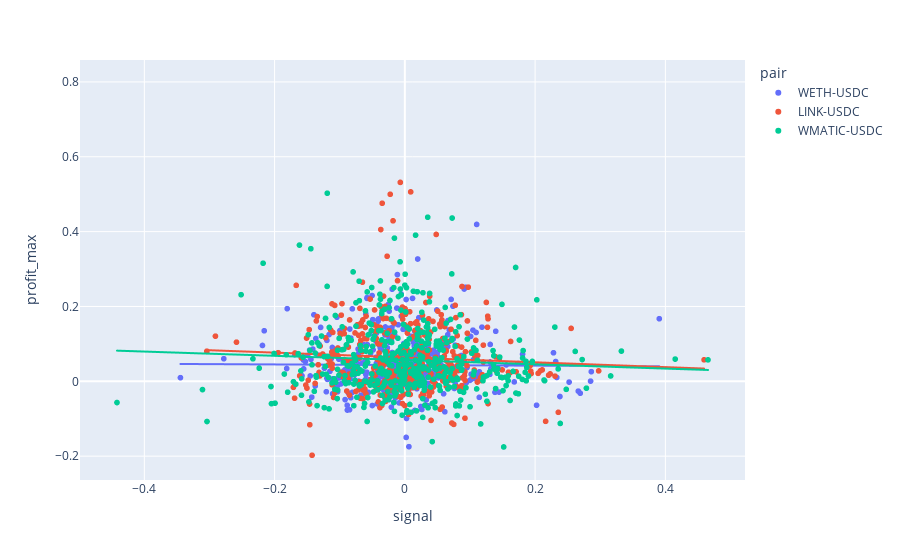
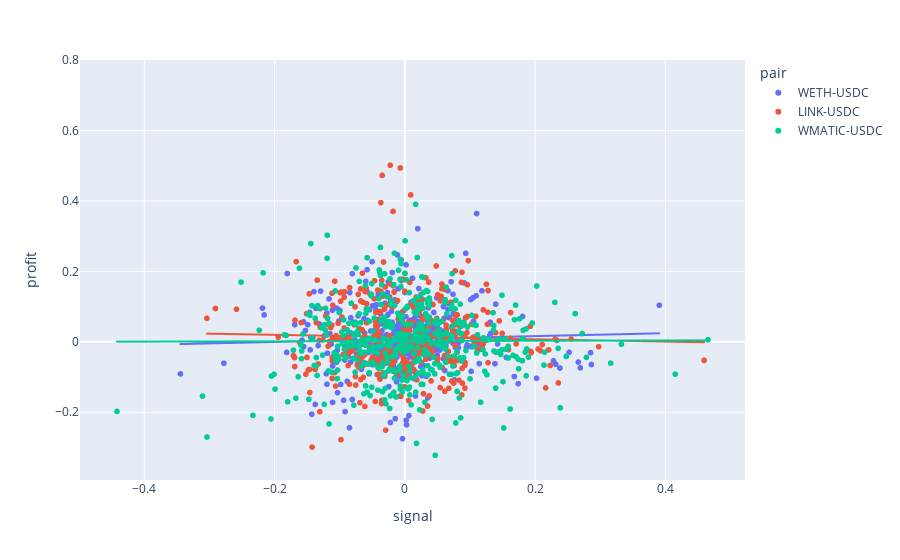

Source (notebook cell) for these figures, in order:
### Markdown cell above
## Plot signal vs. price samples

### Code cell
import plotly.express as px
fig = px.scatter(df, x="signal", y="profit_max", trendline="ols", color="pair")
fig.show()

fig = px.scatter(df, x="signal", y="profit", trendline="ols", color="pair")
fig.show()

### Figure 1 — Plotly figure (JSON) as saved in the notebook; plotly's stock layout.template omitted (floating-point values rounded to 4 significant figures; data arrays with more than 128 entries replaced by an {"elided": "..."} marker saying what was removed)
{"data": [{"hovertemplate": "pair=WETH-USDC<br>signal=%{x}<br>profit_max=%{y}<extra></extra>", "legendgroup": "WETH-USDC", "marker": {"color": "#636efa", "symbol": "circle"}, "mode": "markers", "name": "WETH-USDC", "showlegend": true, "type": "scattergl", "x": {"elided": "483 float values"}, "xaxis": "x", "y": {"elided": "483 float values"}, "yaxis": "y"}, {"hovertemplate": "<b>OLS trendline</b><br>profit_max = -0.00823172 * signal + 0.0434675<br>R<sup>2</sup>=0.000092<br><br>pair=WETH-USDC<br>signal=%{x}<br>profit_max=%{y} <b>(trend)</b><extra></extra>", "legendgroup": "WETH-USDC", "marker": {"color": "#636efa", "symbol": "circle"}, "mode": "lines", "name": "WETH-USDC", "showlegend": false, "type": "scattergl", "x": {"elided": "469 float values"}, "xaxis": "x", "y": {"elided": "469 float values"}, "yaxis": "y"}, {"hovertemplate": "pair=LINK-USDC<br>signal=%{x}<br>profit_max=%{y}<extra></extra>", "legendgroup": "LINK-USDC", "marker": {"color": "#EF553B", "symbol": "circle"}, "mode": "markers", "name": "LINK-USDC", "showlegend": true, "type": "scattergl", "x": {"elided": "438 float values"}, "xaxis": "x", "y": {"elided": "438 float values"}, "yaxis": "y"}, {"hovertemplate": "<b>OLS trendline</b><br>profit_max = -0.0645806 * signal + 0.0637606<br>R<sup>2</sup>=0.003802<br><br>pair=LINK-USDC<br>signal=%{x}<br>profit_max=%{y} <b>(trend)</b><extra></extra>", "legendgroup": "LINK-USDC", "marker": {"color": "#EF553B", "symbol": "circle"}, "mode": "lines", "name": "LINK-USDC", "showlegend": false, "type": "scattergl", "x": {"elided": "424 float values"}, "xaxis": "x", "y": {"elided": "424 float values"}, "yaxis": "y"}, {"hovertemplate": "pair=WMATIC-USDC<br>signal=%{x}<br>profit_max=%{y}<extra></extra>", "legendgroup": "WMATIC-USDC", "marker": {"color": "#00cc96", "symbol": "circle"}, "mode": "markers", "name": "WMATIC-USDC", "showlegend": true, "type": "scattergl", "x": {"elided": "483 float values"}, "xaxis": "x", "y": {"elided": "483 float values"}, "yaxis": "y"}, {"hovertemplate": "<b>OLS trendline</b><br>profit_max = -0.05687 * signal + 0.0567697<br>R<sup>2</sup>=0.003816<br><br>pair=WMATIC-USDC<br>signal=%{x}<br>profit_max=%{y} <b>(trend)</b><extra></extra>", "legendgroup": "WMATIC-USDC", "marker": {"color": "#00cc96", "symbol": "circle"}, "mode": "lines", "name": "WMATIC-USDC", "showlegend": false, "type": "scattergl", "x": {"elided": "469 float values"}, "xaxis": "x", "y": {"elided": "469 float values"}, "yaxis": "y"}], "layout": {"legend": {"title": {"text": "pair"}, "tracegroupgap": 0}, "margin": {"t": 60}, "xaxis": {"anchor": "y", "domain": [0, 1], "title": {"text": "signal"}}, "yaxis": {"anchor": "x", "domain": [0, 1], "title": {"text": "profit_max"}}}}

### Figure 2 — Plotly figure (JSON) as saved in the notebook; plotly's stock layout.template omitted (floating-point values rounded to 4 significant figures; data arrays with more than 128 entries replaced by an {"elided": "..."} marker saying what was removed)
{"data": [{"hovertemplate": "pair=WETH-USDC<br>signal=%{x}<br>profit=%{y}<extra></extra>", "legendgroup": "WETH-USDC", "marker": {"color": "#636efa", "symbol": "circle"}, "mode": "markers", "name": "WETH-USDC", "showlegend": true, "type": "scattergl", "x": {"elided": "483 float values"}, "xaxis": "x", "y": {"elided": "483 float values"}, "yaxis": "y"}, {"hovertemplate": "<b>OLS trendline</b><br>profit = 0.0414691 * signal + 0.00780681<br>R<sup>2</sup>=0.001616<br><br>pair=WETH-USDC<br>signal=%{x}<br>profit=%{y} <b>(trend)</b><extra></extra>", "legendgroup": "WETH-USDC", "marker": {"color": "#636efa", "symbol": "circle"}, "mode": "lines", "name": "WETH-USDC", "showlegend": false, "type": "scattergl", "x": {"elided": "469 float values"}, "xaxis": "x", "y": {"elided": "469 float values"}, "yaxis": "y"}, {"hovertemplate": "pair=LINK-USDC<br>signal=%{x}<br>profit=%{y}<extra></extra>", "legendgroup": "LINK-USDC", "marker": {"color": "#EF553B", "symbol": "circle"}, "mode": "markers", "name": "LINK-USDC", "showlegend": true, "type": "scattergl", "x": {"elided": "438 float values"}, "xaxis": "x", "y": {"elided": "438 float values"}, "yaxis": "y"}, {"hovertemplate": "<b>OLS trendline</b><br>profit = -0.0320762 * signal + 0.0134426<br>R<sup>2</sup>=0.000759<br><br>pair=LINK-USDC<br>signal=%{x}<br>profit=%{y} <b>(trend)</b><extra></extra>", "legendgroup": "LINK-USDC", "marker": {"color": "#EF553B", "symbol": "circle"}, "mode": "lines", "name": "LINK-USDC", "showlegend": false, "type": "scattergl", "x": {"elided": "424 float values"}, "xaxis": "x", "y": {"elided": "424 float values"}, "yaxis": "y"}, {"hovertemplate": "pair=WMATIC-USDC<br>signal=%{x}<br>profit=%{y}<extra></extra>", "legendgroup": "WMATIC-USDC", "marker": {"color": "#00cc96", "symbol": "circle"}, "mode": "markers", "name": "WMATIC-USDC", "showlegend": true, "type": "scattergl", "x": {"elided": "483 float values"}, "xaxis": "x", "y": {"elided": "483 float values"}, "yaxis": "y"}, {"hovertemplate": "<b>OLS trendline</b><br>profit = 0.00402846 * signal + 0.00215881<br>R<sup>2</sup>=0.000016<br><br>pair=WMATIC-USDC<br>signal=%{x}<br>profit=%{y} <b>(trend)</b><extra></extra>", "legendgroup": "WMATIC-USDC", "marker": {"color": "#00cc96", "symbol": "circle"}, "mode": "lines", "name": "WMATIC-USDC", "showlegend": false, "type": "scattergl", "x": {"elided": "469 float values"}, "xaxis": "x", "y": {"elided": "469 float values"}, "yaxis": "y"}], "layout": {"legend": {"title": {"text": "pair"}, "tracegroupgap": 0}, "margin": {"t": 60}, "xaxis": {"anchor": "y", "domain": [0, 1], "title": {"text": "signal"}}, "yaxis": {"anchor": "x", "domain": [0, 1], "title": {"text": "profit"}}}}
